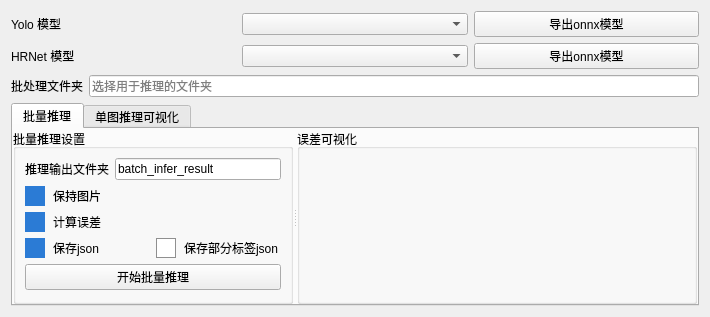
       <widget class="QWidget" name="tabInference">
        <attribute name="title">
         <string>推理与误差分析</string>
        </attribute>
        <layout class="QVBoxLayout" name="verticalLayout_5">
         <item>
          <layout class="QHBoxLayout" name="horizontalLayout_5">
           <item>
            <widget class="QLabel" name="labelYoloModel">
             <property name="text">
              <string>Yolo 模型</string>
             </property>
            </widget>
           </item>
           <item>
            <widget class="QComboBox" name="comboBoxYoloModel"/>
           </item>
           <item>
            <widget class="QPushButton" name="btnExportYoloOnnx">
             <property name="text">
              <string>导出onnx模型</string>
             </property>
            </widget>
           </item>
          </layout>
         </item>
         <item>
          <layout class="QHBoxLayout" name="horizontalLayout_8">
           <item>
            <widget class="QLabel" name="labelHrnetModel">
             <property name="text">
              <string>HRNet 模型</string>
             </property>
            </widget>
           </item>
           <item>
            <widget class="QComboBox" name="comboBoxHrnetModel"/>
           </item>
           <item>
            <widget class="QPushButton" name="btnExportHrnetOnnx">
             <property name="text">
              <string>导出onnx模型</string>
             </property>
            </widget>
           </item>
          </layout>
         </item>
         <item>
          <layout class="QHBoxLayout" name="horizontalLayout_10">
           <item>
            <widget class="QLabel" name="labelInferFolder">
             <property name="text">
              <string>批处理文件夹</string>
             </property>
            </widget>
           </item>
           <item>
            <widget class="QLineEdit" name="lineEditInferImageFolder">
             <property name="placeholderText">
              <string>选择用于推理的文件夹</string>
             </property>
            </widget>
           </item>
          </layout>
         </item>
         <item>
          <widget class="QTabWidget" name="tabWidgetInference">
           <property name="currentIndex">
            <number>0</number>
           </property>
           <widget class="QWidget" name="tabBatchInferWidget">
            <attribute name="title">
             <string>批量推理</string>
            </attribute>
               <property name="styleSheet">
                <string notr="true">QCheckBox::indicator { width: 18px; height: 18px; }
    QCheckBox::indicator:unchecked { border: 1px solid #8f8f8f; background: #ffffff; }
    QCheckBox::indicator:checked { border: 1px solid #2b7bd5; background: #2b7bd5; }
    QCheckBox { spacing: 8px; }</string>
               </property>
            <layout class="QVBoxLayout" name="verticalLayout_batchInferTab">
             <property name="spacing">
              <number>0</number>
             </property>
             <property name="leftMargin">
              <number>0</number>
             </property>
             <property name="topMargin">
              <number>0</number>
             </property>
             <property name="rightMargin">
              <number>0</number>
             </property>
             <property name="bottomMargin">
              <number>0</number>
             </property>
             <item>
              <widget class="QSplitter" name="batchInferSplitter">
               <property name="sizePolicy">
                <sizepolicy hsizetype="Expanding" vsizetype="Expanding">
                 <horstretch>0</horstretch>
                 <verstretch>0</verstretch>
                </sizepolicy>
               </property>
               <property name="orientation">
                <enum>Qt::Horizontal</enum>
               </property>
               <property name="childrenCollapsible">
                <bool>false</bool>
               </property>
               <widget class="QGroupBox" name="batchInferSettingGroupBox">
                <property name="minimumSize">
                 <size>
                  <width>280</width>
                  <height>0</height>
                 </size>
                </property>
                <property name="title">
                 <string>批量推理设置</string>
                </property>
                <layout class="QVBoxLayout" name="verticalLayout_6">
                 <item>
                  <layout class="QHBoxLayout" name="horizontalLayout_11">
                   <item>
                    <widget class="QLabel" name="labelInferRetFolder">
                     <property name="text">
                      <string>推理输出文件夹</string>
                     </property>
                    </widget>
                   </item>
                   <item>
                    <widget class="QLineEdit" name="batchInferRetFolderLineEdit">
                     <property name="text">
                      <string>batch_infer_result</string>
                     </property>
                    </widget>
                   </item>
                  </layout>
                 </item>
                 <item>
                  <widget class="QCheckBox" name="checkBoxSaveImage">
                   <property name="toolTip">
                    <string>保存带推理结果的图片到输出文件夹</string>
                   </property>
                   <property name="text">
                    <string>保持图片</string>
                   </property>
                   <property name="checked">
                    <bool>true</bool>
                   </property>
                  </widget>
                 </item>
                 <item>
                  <widget class="QCheckBox" name="checkBoxSaveError">
                   <property name="toolTip">
                    <string>若有真值，将计算并输出误差统计</string>
                   </property>
                   <property name="text">
                    <string>计算误差 </string>
                   </property>
                   <property name="checked">
                    <bool>true</bool>
                   </property>
                  </widget>
                 </item>
                 <item>
                  <layout class="QHBoxLayout" name="horizontalLayout_7">
                   <item>
                    <widget class="QCheckBox" name="checkBoxSaveJson">
                     <property name="toolTip">
                      <string>将推理关键点/框保存为 JSON 文件</string>
                     </property>
                     <property name="text">
                      <string>保存json</string>
                     </property>
                     <property name="checked">
                      <bool>true</bool>
                     </property>
                    </widget>
                   </item>
                   <item>
                    <widget class="QCheckBox" name="checkBoxSavePartJson">
                     <property name="text">
                      <string>保存部分标签json</string>
                     </property>
                    </widget>
                   </item>
                  </layout>
                 </item>
                 <item>
                  <widget class="QPushButton" name="btnBatchInfer">
                   <property name="text">
                    <string>开始批量推理</string>
                   </property>
                  </widget>
                 </item>
                </layout>
               </widget>
               <widget class="QGroupBox" name="visualErrGroupBox">
                <property name="minimumSize">
                 <size>
                  <width>400</width>
                  <height>0</height>
                 </size>
                </property>
                <property name="title">
                 <string>误差可视化</string>
                </property>
                <layout class="QVBoxLayout" name="verticalLayout_errorVis"/>
               </widget>
              </widget>
             </item>
            </layout>
           </widget>
           <widget class="QWidget" name="tabSingleInferWidget">
            <attribute name="title">
             <string>单图推理可视化</string>
            </attribute>
           </widget>
          </widget>
         </item>
        </layout>
       </widget>
